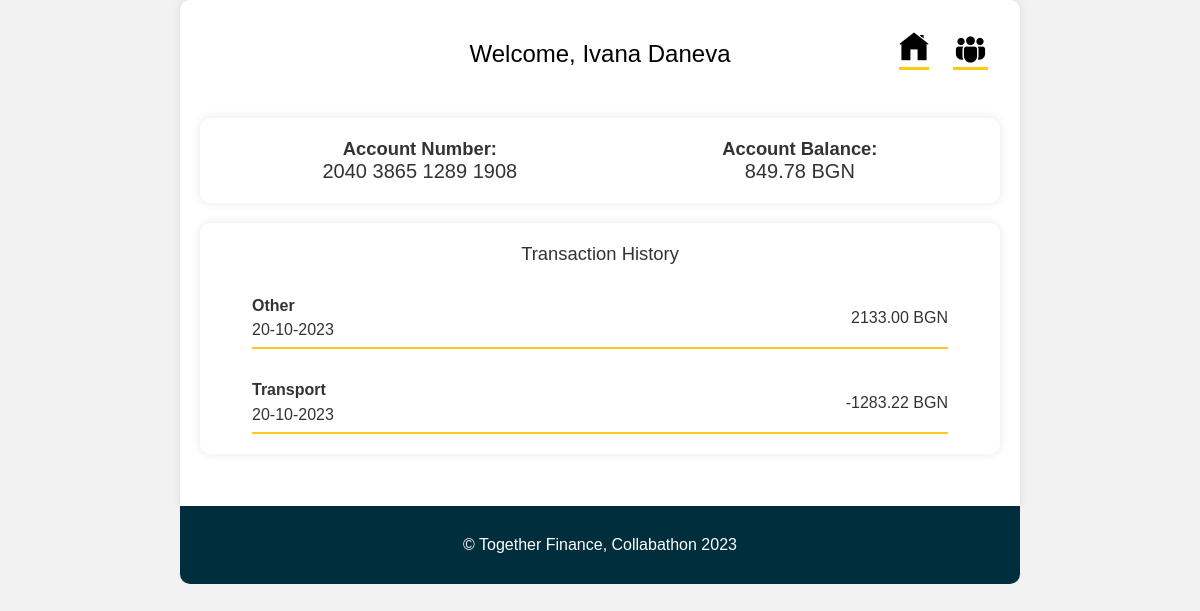
Before: /home/ with the older database file.
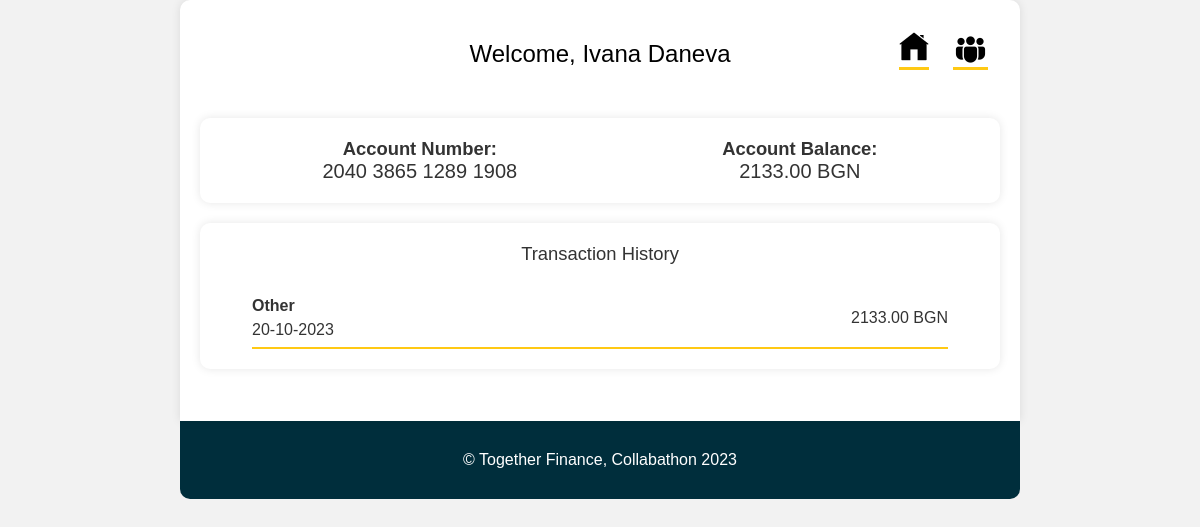
After: the same page with the newer database file.
### base/models.py (models this page shows, shortened)
class Account(models.Model):
    holder = models.ForeignKey(Customer, on_delete=models.SET_NULL, null=True)
    number = models.CharField(max_length=20)
    amount = models.DecimalField(default=0, max_digits=20, decimal_places=2)
    updated = models.DateTimeField(auto_now=True)
    created = models.DateTimeField(auto_now_add=True)
    members = models.ManyToManyField(Customer, related_name="members", blank=True, null=True)
    type = models.CharField(max_length=20, choices=TYPES, blank=True)
    name = models.CharField(max_length=50, null=True)

class Transactions(models.Model):
    affected_account = models.ForeignKey(Account, on_delete=models.SET_NULL, null=True)
    amount = models.DecimalField(max_digits=20, decimal_places=2)
    updated = models.DateTimeField(auto_now=True)
    created = models.DateTimeField(auto_now_add=True)
    person = models.ForeignKey(Customer, on_delete=models.SET_NULL, null=True)
    category = models.CharField(max_length=20, choices=CATEGORIES, default="Other")
    class Meta:
        ordering = ["-updated", "-created"]

class Customer(models.Model):
    name = models.CharField(max_length=200)
    date_of_birth = models.DateTimeField(default=timezone.now)
    personal_number = models.CharField(max_length=15, default="0000000000")
    gender = models.CharField(max_length=20, choices=GENDERS, default="Male")

### base/views.py (the view)
# urls.py: path("home/", views.home_page, name="home"),
def home_page(request):
    account = Account.objects.get(id=1)
    transactions = Transactions.objects.filter(affected_account=account)
    account.amount = set_account_amount(account)
    context = {"account": account, "transactions": transactions
               }
    return render(request, "home.html", context)

### base/views.py (called while the page is built)
def set_account_amount(account):
    transactions = Transactions.objects.filter(affected_account=account)
    amount = 0
    for t in transactions:
        amount += t.amount
    return amount

### templates/home.html (shortened to what this page needs)
<!DOCTYPE html>
{% load static %}
<html lang="en">
<head>
    <link rel="stylesheet" href="{% static 'styles/style.css' %}">
</head>
  <body>
    <div class="container">
      <header>
        <h1>Welcome, {{account.holder.name}}</h1>
        <nav class="nav">
          <ul>
            <li>
              <a href="{% url 'home' %}"
                ><img src="{% static 'images/home-nav.png' %}" class="home-img"
              /></a>
            </li>
            <li>
              <a href="{% url 'family' %}">
                <img src="{% static 'images/members.png' %}" class="members-img" />
              </a>
            </li>
          </ul>
        </nav>
      </header>
      <section class="tab-content">
        <div class="tab home-tab active">
          <section class="account-info">
            <div class="account-details">
              <h2>Account Number:</h2>
              <p>{{account.number}}</p>
            </div>
            <div class="account-balance">
              <h2>Account Balance:</h2>
              <p>{{ account.amount }} BGN</p>
            </div>
          </section>
          <section class="transaction-history">
            <h2 class="transactions-heading">Transaction History</h2>
            <div class="transaction-list">
                {% for t in transactions %}
              <div class="transaction-container">
                <article class="transaction">
                  <div class="name-date">
                    <p class="trans-name">{{ t.category }}</p>
                    <p class="trans-date">{{ t.created|date:"d-m-Y" }}</p>
                  </div>
                  <div class="value">{{t.amount}} BGN</div>
                </article>
                <div class="separator"></div>
              </div>
                {% endfor %}
            </div>
          </section>
        </div>
      </section>
    </div>
    <footer>
      <p>&copy; Together Finance, Collabathon 2023</p>
    </footer>
  </body></body>
</html>

Changed rows visible on the page:
no longer on this page (row edited): Transactions: category "Transport", created "20-10-2023", amount "-1283.22"
computed for Account "Ivana Daneva": amount "849.78" → "2133.00"
